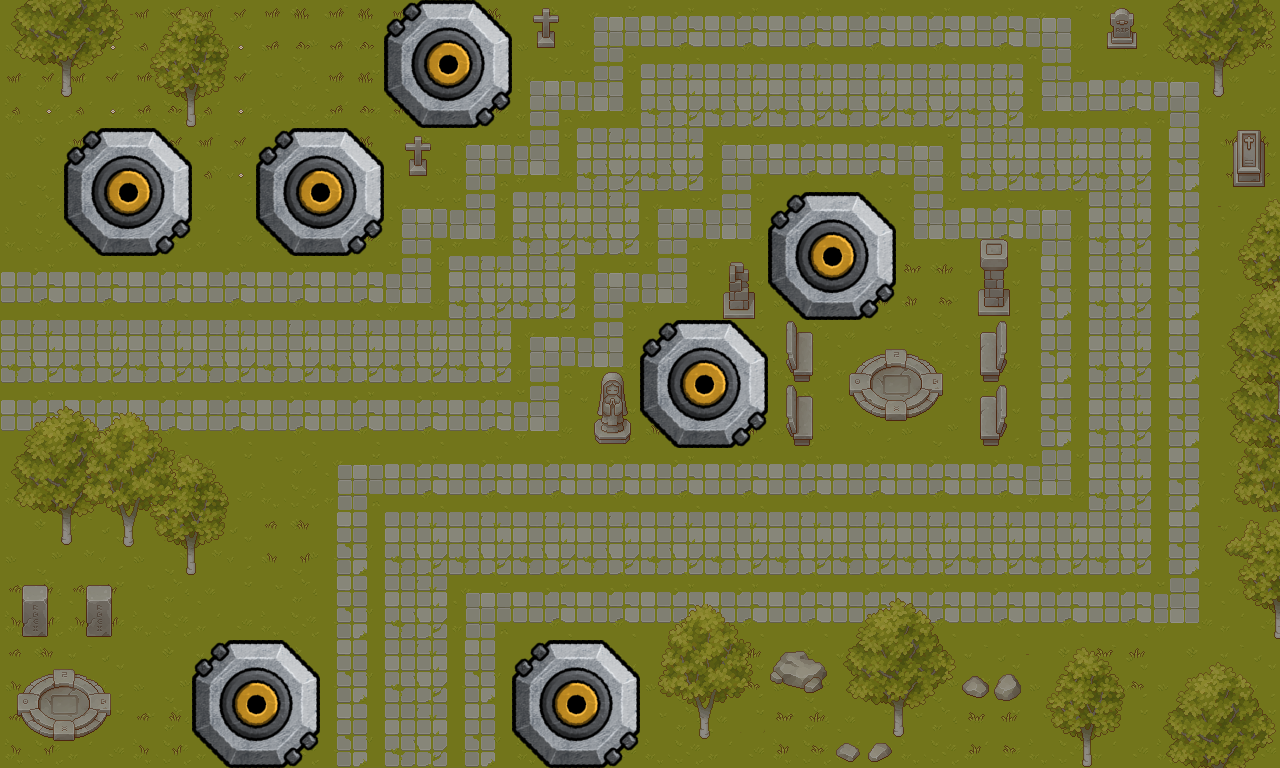

Rendered tile map (Tiled .tmx) drawn with the repository's tilesets; below, a short description and the full map source, tile grids included:
An orthogonal 20x12 tile map with 64x64 px tiles, 5 tile layers (Background, Path, Details 1, Details 2, ...), 1 hidden layer not drawn, 3 tilesets and 1 object.

<map version="1.10" tiledversion="1.10.1" orientation="orthogonal" renderorder="right-down" width="20" height="12" tilewidth="64" tileheight="64" infinite="0" nextlayerid="8" nextobjectid="2">
 <tileset firstgid="1" source="../tsx/Background+Path.tsx" />
 <tileset firstgid="65" source="../tsx/DetailsForest.tsx" />
 <tileset firstgid="129" source="../../towers/tiled/Substructure.tsx" />
 <layer id="1" name="Background" width="20" height="12">
  <data encoding="csv">
1,2,1,2,1,2,1,2,1,2,1,2,1,2,1,2,1,2,1,2,
9,10,9,10,9,10,9,10,9,10,9,10,9,10,9,10,9,10,9,10,
1,2,1,2,1,2,1,2,1,2,1,2,1,2,1,2,1,2,1,2,
9,10,9,10,9,10,9,10,9,10,9,10,9,10,9,10,9,10,9,10,
1,2,1,2,1,2,1,2,1,2,1,2,1,2,1,2,1,2,1,2,
9,10,9,10,9,10,9,10,9,10,9,10,9,10,9,10,9,10,9,10,
1,2,1,2,1,2,1,2,1,2,1,2,1,2,1,2,1,2,1,2,
9,10,9,10,9,10,9,10,9,10,9,10,9,10,9,10,9,10,9,10,
1,2,1,2,1,2,2,2,1,2,1,2,1,2,1,2,1,2,1,2,
9,10,9,10,9,10,2,10,9,10,9,10,9,10,9,10,9,10,9,10,
1,2,1,2,1,2,2,2,1,2,1,2,1,2,1,2,1,2,1,2,
9,10,9,10,9,10,2,10,9,10,9,10,9,10,9,10,9,10,9,10
</data>
 </layer>
 <layer id="2" name="Path" width="20" height="12">
  <data encoding="csv">
0,0,0,0,0,0,0,0,0,6,19,19,19,19,19,19,8,0,0,0,
0,0,0,0,0,0,0,0,6,24,17,17,17,17,17,17,22,19,8,0,
0,0,0,0,0,0,0,6,24,17,17,6,19,19,8,17,17,17,18,0,
0,0,0,0,0,0,6,24,17,17,6,24,0,0,22,19,8,17,18,0,
19,19,19,19,19,19,24,17,17,6,24,0,0,0,0,0,18,17,18,0,
17,17,17,17,17,17,17,17,6,24,0,0,0,0,0,0,18,17,18,0,
19,19,19,19,19,19,19,19,24,0,0,0,0,0,0,0,18,17,18,0,
0,0,0,0,0,6,19,19,19,19,19,19,19,19,19,19,24,17,18,0,
0,0,0,0,0,18,17,17,17,17,17,17,17,17,17,17,17,17,18,0,
0,0,0,0,0,18,17,6,19,19,19,19,19,19,19,19,19,19,24,0,
0,0,0,0,0,18,17,18,0,0,0,0,0,0,0,0,0,0,0,0,
0,0,0,0,0,18,17,18,0,0,0,0,0,0,0,0,0,0,0,0
</data>
 </layer>
 <layer id="3" name="Placement" width="20" height="12" visible="0">
  <data encoding="csv">
0,0,0,0,0,0,128,0,0,0,0,0,0,0,0,0,0,0,0,0,
0,0,0,0,0,0,0,0,0,0,0,0,0,0,0,0,0,0,0,0,
0,128,0,0,128,0,0,0,0,0,0,0,0,0,0,0,0,0,0,0,
0,0,0,0,0,0,0,0,0,0,0,0,128,0,0,0,0,0,0,0,
0,0,0,0,0,0,0,0,0,0,0,0,0,0,0,0,0,0,0,0,
0,0,0,0,0,0,0,0,0,0,128,0,0,0,0,0,0,0,0,0,
0,0,0,0,0,0,0,0,0,0,0,0,0,0,0,0,0,0,0,0,
0,0,0,0,0,0,0,0,0,0,0,0,0,0,0,0,0,0,0,0,
0,0,0,0,0,0,0,0,0,0,0,0,0,0,0,0,0,0,0,0,
0,0,0,0,0,0,0,0,0,0,0,0,0,0,0,0,0,0,0,0,
0,0,0,128,0,0,0,0,128,0,0,0,0,0,0,0,0,0,0,0,
0,0,0,0,0,0,0,0,0,0,0,0,0,0,0,0,0,0,0,0
</data>
 </layer>
 <layer id="4" name="Details 1" width="20" height="12">
  <data encoding="csv">
0,106,106,106,98,98,98,98,0,0,0,0,0,0,0,0,0,0,0,97,
106,106,98,106,0,98,98,98,0,0,0,0,0,0,0,0,0,0,0,0,
0,98,106,106,0,98,0,0,0,0,0,0,0,0,0,0,0,0,0,98,
0,0,0,0,0,98,0,0,0,0,0,0,0,0,0,99,0,0,0,69,
0,0,0,0,0,0,0,0,0,0,0,0,0,97,97,107,0,0,0,77,
0,0,0,0,0,0,0,0,0,0,0,0,88,102,103,80,0,0,0,65,
65,66,0,0,0,0,0,0,0,0,105,105,88,110,111,80,0,0,0,73,
73,74,69,70,0,0,0,0,0,0,0,0,0,0,0,0,0,0,0,81,
81,82,77,78,105,0,0,0,0,0,0,0,0,0,0,0,0,0,0,93,
105,105,0,0,0,0,0,0,0,0,0,0,0,0,0,0,0,0,0,81,
105,0,0,0,0,0,0,0,0,0,0,97,113,0,0,123,0,97,65,66,
105,0,105,0,0,0,0,0,0,0,0,0,97,122,0,97,0,0,73,74
</data>
 </layer>
 <layer id="5" name="Details 2" width="20" height="12">
  <data encoding="csv">
73,74,69,70,0,0,0,0,108,0,0,0,0,0,0,0,0,100,73,74,
81,82,77,78,0,0,0,0,0,0,0,0,0,0,0,0,0,0,81,82,
0,0,0,0,0,0,108,0,0,0,0,0,0,0,0,0,0,0,0,79,
0,0,0,0,0,0,0,0,0,0,0,0,0,0,0,0,0,0,0,0,
0,0,0,0,0,0,0,0,0,0,0,85,0,0,0,0,0,0,0,65,
0,0,0,0,0,0,0,0,0,96,0,0,0,0,0,0,0,0,0,73,
0,67,68,0,0,0,0,0,0,104,0,0,0,0,0,0,0,0,0,81,
0,75,76,0,0,0,0,0,0,0,0,0,0,0,0,0,0,0,0,75,
0,83,84,0,0,0,0,0,0,0,0,0,0,0,0,0,0,0,0,69,
87,87,0,0,0,0,0,0,0,0,67,68,0,65,66,0,0,0,0,77,
102,103,0,0,0,0,0,0,0,0,75,76,0,73,74,0,69,70,0,0,
110,111,0,0,0,0,0,0,0,0,83,84,0,81,82,0,77,78,0,0
</data>
 </layer>
 <layer id="7" name="Substructure" width="20" height="12">
  <data encoding="csv">
0,0,0,0,0,0,129,130,0,0,0,0,0,0,0,0,0,0,0,0,
0,0,0,0,0,0,131,132,0,0,0,0,0,0,0,0,0,0,0,0,
0,129,130,0,129,130,0,0,0,0,0,0,0,0,0,0,0,0,0,0,
0,131,132,0,131,132,0,0,0,0,0,0,129,130,0,0,0,0,0,0,
0,0,0,0,0,0,0,0,0,0,0,0,131,132,0,0,0,0,0,0,
0,0,0,0,0,0,0,0,0,0,129,130,0,0,0,0,0,0,0,0,
0,0,0,0,0,0,0,0,0,0,131,132,0,0,0,0,0,0,0,0,
0,0,0,0,0,0,0,0,0,0,0,0,0,0,0,0,0,0,0,0,
0,0,0,0,0,0,0,0,0,0,0,0,0,0,0,0,0,0,0,0,
0,0,0,0,0,0,0,0,0,0,0,0,0,0,0,0,0,0,0,0,
0,0,0,129,130,0,0,0,129,130,0,0,0,0,0,0,0,0,0,0,
0,0,0,131,132,0,0,0,131,132,0,0,0,0,0,0,0,0,0,0
</data>
 </layer>
 <objectgroup id="6" name="Way" visible="0">
  <object id="1" x="0" y="0">
   <polyline points="0,0 -128,0 -128,896 418,893 419,544 1120,543 1118,160 992,159 992,94 672,94 672,157 609,157 609,224 544,224 544,287 482,287 481,348 -96,348" />
  </object>
 </objectgroup>
</map>
